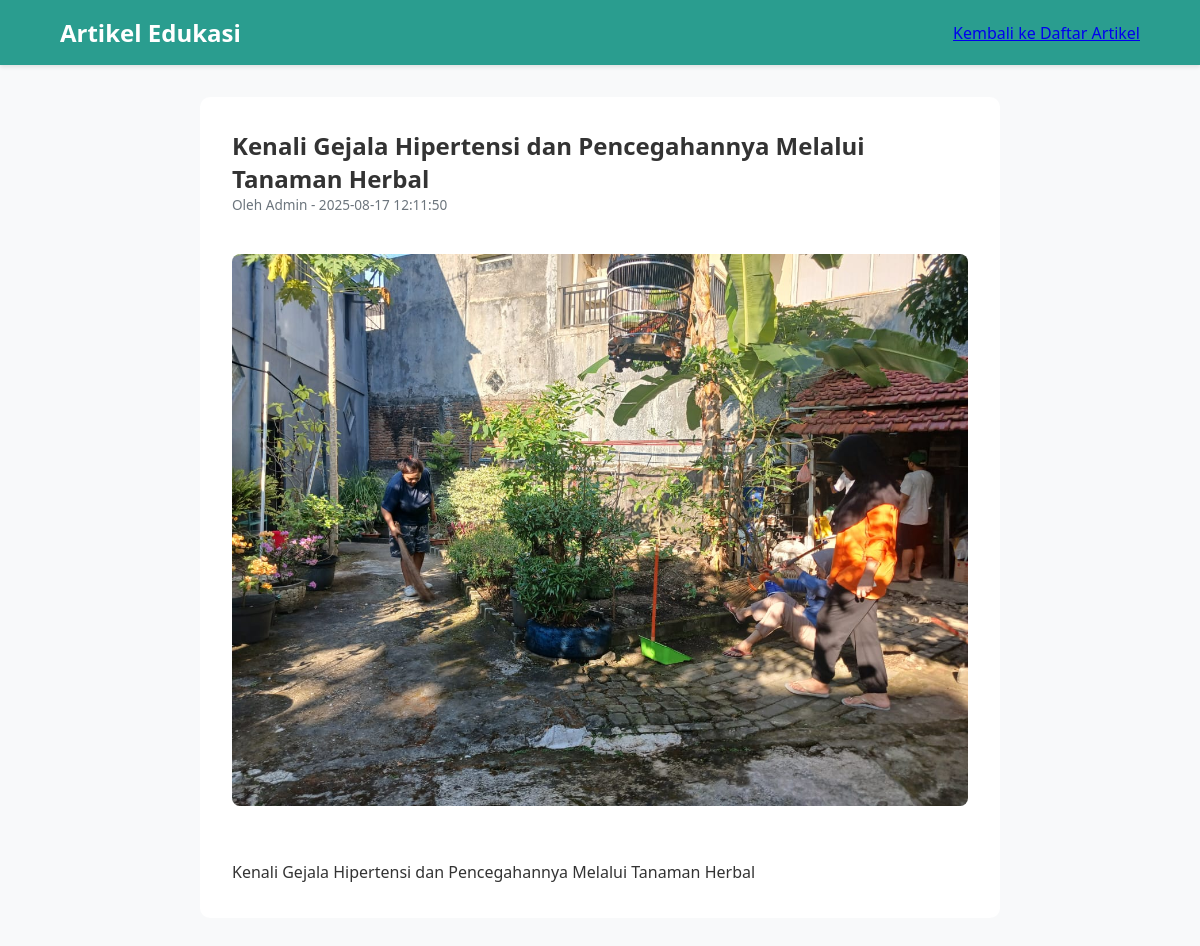
Page /artikel/1 on the committed database.
### tables this page shows
CREATE TABLE artikel (
                id INTEGER PRIMARY KEY AUTOINCREMENT,
                judul TEXT NOT NULL,
                isi TEXT NOT NULL,
                gambar_header TEXT,
                penulis TEXT DEFAULT 'Admin',
                tanggal_publikasi TIMESTAMP DEFAULT CURRENT_TIMESTAMP
            );

### app.py (the view)
@app.route('/artikel/<int:id>')
def artikel_detail(id):
    conn = db_connection()
    artikel = conn.execute('SELECT * FROM artikel WHERE id = ?', (id,)).fetchone()
    conn.close()
    if artikel is None:
        return "Artikel tidak ditemukan", 404
    return render_template('artikel_detail.html', artikel=artikel)

### app.py (called while the page is built)
def db_connection():
    conn = None
    try:
        conn = sqlite3.connect('toga.sqlite')
        conn.row_factory = sqlite3.Row # Ini akan membuat hasil query bisa diakses seperti dictionary
    except sqlite3.error as e:
        print(e)
    return conn

### templates/artikel_detail.html (shortened to what this page needs)
<!DOCTYPE html>
<html lang="id">
<head>
    <link rel="stylesheet" href="{{ url_for('static', filename='css/base.css') }}">
    <link rel="stylesheet" href="{{ url_for('static', filename='css/artikel.css') }}">
</head>
<body>
    <header>
        <h1>Artikel Edukasi</h1>
        <nav class="header-nav">
            <a href="{{ url_for('artikel_list') }}" class="admin-login-btn">Kembali ke Daftar Artikel</a>
        </nav>
    </header>
    <main class="artikel-detail-page">
        <article class="artikel-content">
            <h1>{{ artikel.judul }}</h1>
            <p class="artikel-meta">Oleh {{ artikel.penulis }} - {{ artikel.tanggal_publikasi }}</p>
            {% if artikel.gambar_header %}
                <img src="{{ url_for('static', filename=artikel.gambar_header) }}" alt="{{ artikel.judul }}" class="artikel-header-img">
            {% endif %}
            <div class="isi-artikel">
                {{ artikel.isi | safe }}
            </div>
        </article>
    </main>
</body>
</html>

### static/css/base.css (style rules this page uses)
:root { --primary-green: #2a9d8f; --secondary-green: #e9c46a; --background-color: #f8f9fa; --text-color: #333; --card-bg: #ffffff; --shadow: 0 4px 8px rgba(0, 0, 0, 0.1); }
* { margin: 0; padding: 0; box-sizing: border-box; }
body { font-family: 'Segoe UI', Tahoma, Geneva, Verdana, sans-serif; background-color: var(--background-color); color: var(--text-color); }
header { background-color: var(--primary-green); color: white; padding: 1rem 5%; display: flex; align-items: center; box-shadow: 0 2px 4px rgba(0,0,0,0.1); }
header h1 { font-size: 1.5rem; }
.header-nav { display: flex; align-items: center; gap: 1rem; margin-left: auto; }
main { padding: 2rem 5%; }

### static/css/artikel.css (style rules this page uses)
.artikel-list-page, .artikel-detail-page { padding: 2rem 5%; }
.artikel-meta { font-size: 0.85em; color: #6c757d; margin-bottom: 1rem; }
.artikel-content { max-width: 800px; margin: 0 auto; background: white; padding: 2rem; border-radius: 10px; }
.artikel-header-img { width: 100%; border-radius: 8px; margin: 1.5rem 0; }
.isi-artikel { line-height: 1.7; margin-top: 1.5rem; }

### rows in the picture
artikel: judul "Kenali Gejala Hipertensi dan Pencegahannya Melalui Tanaman Herbal", penulis "Admin", tanggal_publikasi "2025-08-17 12:11:50", gambar_header (picture), isi "Kenali Gejala Hipertensi dan Pencegahannya Melalui Tanaman Herbal"
